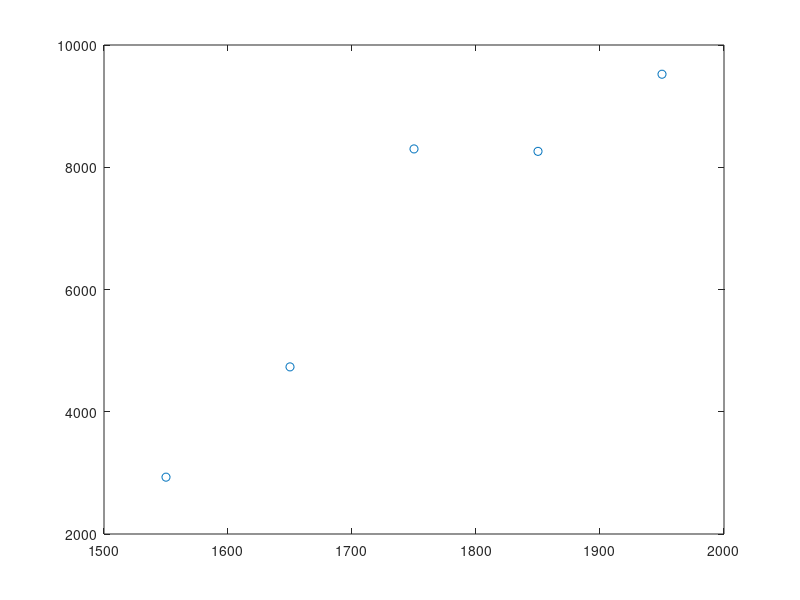

MATLAB code to generate this figure:
PWM_DATA = [1750, 1650, 1550, 1850, 1950];
RPM_DATA = [8300, 4734, 2930, 8260, 9522];
figure; plot(PWM_DATA, RPM_DATA, 'o');